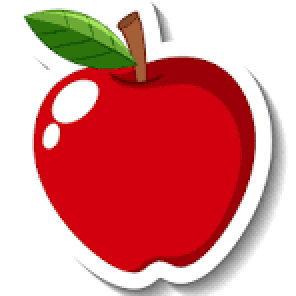
#> input picture manzana.png, 148 x 148 px (shown 2 times larger)
$ python 0.0.viewVectorImage.py
#> lines starting #> are read from the running program, lines starting #| are printed output that depends on the picture
import cv2
import numpy as np
import matplotlib.pyplot as plt

# Función para convertir una imagen en un vector
def image_to_vector(image_path):
    # Leer la imagen
#> called with image_path = 'manzana.png'
    image = cv2.imread(image_path, cv2.IMREAD_GRAYSCALE)
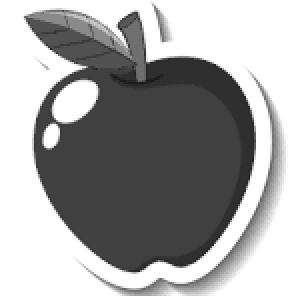
#> image: shape (148, 148) (shown 2 times larger); min 25, max 255, mean 161.8
    # Redimensionar la imagen a un tamaño fijo, por ejemplo 100x100 píxeles
    image_resized = cv2.resize(image, (100, 100))
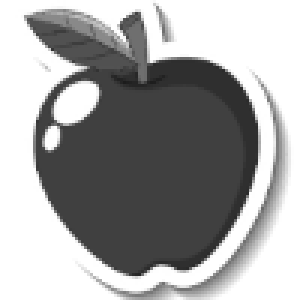
#> image_resized: shape (100, 100) (shown 3 times larger); min 28, max 255, mean 161.7
    # Aplanar la imagen 2D en un vector 1D
    vector = image_resized.flatten()
#> vector = 10000 values, max 255 at index 0, min 28 at index 2741, mean 161.7
    return vector, image_resized

# Cargar la imagen y convertirla a vector
image_path = 'manzana.png'  # Cambia esto por la ruta de tu imagen
vector, image_resized = image_to_vector(image_path)

# Visualizar el vector
print("Vector de la imagen:")
print(vector)  # Esto te muestra los valores del vector en consola
#> (printed output is left out)

# Opcional: Visualiza la imagen original y redimensionada
plt.subplot(1, 2, 1)
plt.title("Imagen Original")
original_image = cv2.imread(image_path, cv2.IMREAD_GRAYSCALE)
plt.imshow(original_image, cmap='gray')

plt.subplot(1, 2, 2)
plt.title("Imagen Redimensionada (100x100)")
plt.imshow(image_resized, cmap='gray')

plt.show()
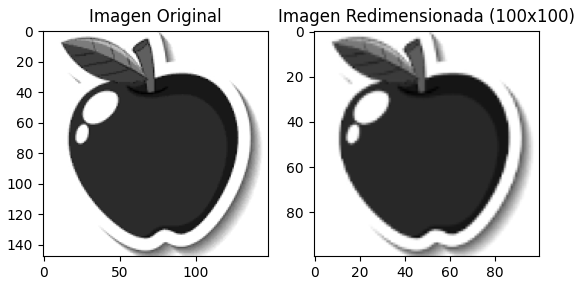
#> figure drawn by matplotlib, 2 panels
